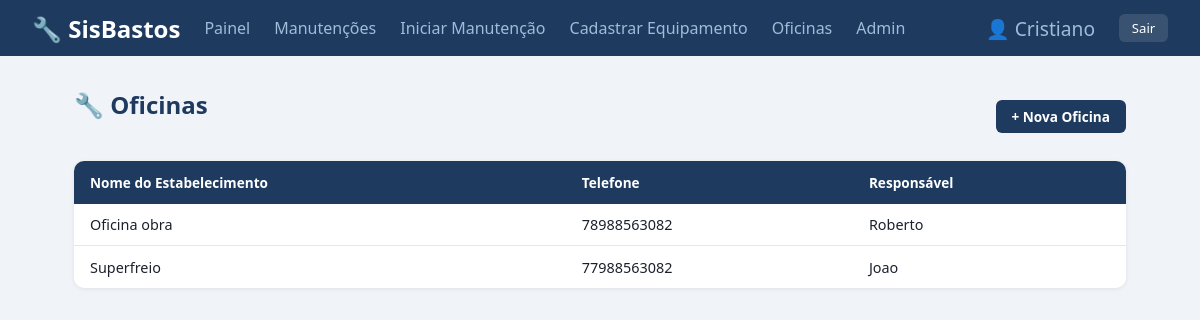
Page /oficinas/ (signed in) on the committed database.
### manutencao/models.py (models this page shows, shortened)
class Oficina(models.Model):
    nome        = models.CharField(max_length=100)
    telefone    = models.CharField(max_length=20, blank=True)
    responsavel = models.CharField(max_length=100, blank=True)
    class Meta:
        verbose_name        = "Oficina"
        verbose_name_plural = "Oficinas"
        ordering            = ["nome"]

### manutencao/views.py (the view)
# urls.py: path("oficinas/",           views.lista_oficinas,    name="lista_oficinas"),
@login_required
def lista_oficinas(request):
    oficinas = Oficina.objects.all()
    return render(request, "manutencao/lista_oficinas.html", {"oficinas": oficinas})

### manutencao/templates/manutencao/lista_oficinas.html
{% extends "manutencao/base.html" %}
{% block conteudo %}
<div class="toolbar">
  <h1>🔧 Oficinas</h1>
  <a href="{% url 'cadastrar_oficina' %}" class="btn btn-primary">+ Nova Oficina</a>
</div>
<table>
  <thead>
    <tr>
      <th>Nome do Estabelecimento</th>
      <th>Telefone</th>
      <th>Responsável</th>
    </tr>
  </thead>
  <tbody>
    {% for o in oficinas %}
    <tr>
      <td>{{ o.nome }}</td>
      <td>{{ o.telefone|default:"—" }}</td>
      <td>{{ o.responsavel|default:"—" }}</td>
    </tr>
    {% empty %}
    <tr>
      <td colspan="3" style="text-align:center;color:#718096;padding:2rem;">
        Nenhuma oficina cadastrada ainda.
      </td>
    </tr>
    {% endfor %}
  </tbody>
</table>
{% endblock %}

### manutencao/templates/manutencao/base.html (shortened to what this page needs)
<!DOCTYPE html>
<html lang="pt-br">
<head>
</head>
<body>
  <nav>
    <a class="brand" href="{% url 'dashboard' %}">🔧 SisBastos</a>
    <a href="{% url 'dashboard' %}">Painel</a>
    <a href="{% url 'lista_manutencoes' %}">Manutenções</a>
    <a href="{% url 'cadastrar_manutencao' %}">Iniciar Manutenção</a>
    <a href="{% url 'cadastrar_equipamento' %}">Cadastrar Equipamento</a>
    <a href="{% url 'lista_oficinas' %}">Oficinas</a>
    {% if request.user.is_staff %}
    <a href="/admin/">Admin</a>
    {% endif %}
    <span class="user-info">👤 {{ request.user.username | capfirst }}</span>
    <a href="{% url 'logout' %}" class="btn-logout">Sair</a>
  </nav>
  <div class="container">
    {% block conteudo %}{% endblock %}
  </div>
</body>
</html>

### manutencao/templates/manutencao/base.html (style rules this page uses)
*, *::before, *::after { box-sizing: border-box; margin: 0; padding: 0; }
body { font-family: system-ui, sans-serif; background: #f0f4f8; color: #1a202c; padding-top: 56px; }
nav { background: #1e3a5f; padding: 0 2rem; display: flex; align-items: center; gap: 1.5rem; height: 56px; position: fixed; top: 0; left: 0; right: 0; z-index: 1000; }
nav .brand { color: #fff; font-weight: 700; font-size: 1.5rem; text-decoration: none; }
nav a { color: #a0bcd8; text-decoration: none; font-size: 1.0rem; }
nav .user-info { color: #a0bcd8; font-size: 1.2rem; }
nav .btn-logout { background: rgba(255,255,255,.12); color: #fff; border: none; padding: .3rem .8rem; border-radius: 6px; font-size: .82rem; cursor: pointer; text-decoration: none; }
.container { max-width: 1100px; margin: 2rem auto; padding: 0 1.5rem; display: flex; flex-direction: column; align-items: center; }
.container > * { width: 100%; }
h1 { font-size: 1.5rem; margin-bottom: 1.5rem; color: #1e3a5f; }
table { width: 100%; border-collapse: collapse; background: #fff; border-radius: 10px; overflow: hidden; box-shadow: 0 1px 4px rgba(0,0,0,.08); }
th { background: #1e3a5f; color: #fff; padding: .75rem 1rem; text-align: left; font-size: .85rem; }
td { padding: .7rem 1rem; font-size: .9rem; border-bottom: 1px solid #e2e8f0; }
tr:last-child td { border-bottom: none; }
.btn { display: inline-block; padding: .45rem 1rem; border-radius: 6px; font-size: .85rem; font-weight: 600; text-decoration: none; cursor: pointer; border: none; }
.btn-primary { background: #1e3a5f; color: #fff; }
.toolbar { display: flex; justify-content: space-between; align-items: center; margin-bottom: 1rem; flex-wrap: wrap; gap: .5rem; }

### rows in the picture
Oficina: nome "Oficina obra", telefone "78988563082", responsavel "Roberto"
Oficina: nome "Superfreio", telefone "77988563082", responsavel "Joao"

### other values in the picture
{{ request.user.username | capfirst }} "Cristiano"
